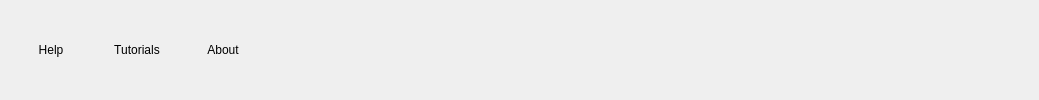
    <widget class="QWidget" name="helpTab">
     <attribute name="title">
      <string>Help</string>
     </attribute>
     <layout class="QGridLayout" name="gridLayout_13">
      <item row="0" column="0">
       <widget class="QToolButton" name="helpButton">
        <property name="sizePolicy">
         <sizepolicy hsizetype="Preferred" vsizetype="Preferred">
          <horstretch>0</horstretch>
          <verstretch>0</verstretch>
         </sizepolicy>
        </property>
        <property name="minimumSize">
         <size>
          <width>80</width>
          <height>60</height>
         </size>
        </property>
        <property name="maximumSize">
         <size>
          <width>80</width>
          <height>64</height>
         </size>
        </property>
        <property name="text">
         <string>Help</string>
        </property>
        <property name="icon">
         <iconset resource="../share/icons/icons.qrc">
          <normaloff>:/icons/system-help.png</normaloff>:/icons/system-help.png</iconset>
        </property>
        <property name="iconSize">
         <size>
          <width>30</width>
          <height>30</height>
         </size>
        </property>
        <property name="toolButtonStyle">
         <enum>Qt::ToolButtonTextUnderIcon</enum>
        </property>
        <property name="autoRaise">
         <bool>true</bool>
        </property>
       </widget>
      </item>
      <item row="0" column="1">
       <widget class="QToolButton" name="tutorialsButton">
        <property name="sizePolicy">
         <sizepolicy hsizetype="Preferred" vsizetype="Preferred">
          <horstretch>0</horstretch>
          <verstretch>0</verstretch>
         </sizepolicy>
        </property>
        <property name="minimumSize">
         <size>
          <width>80</width>
          <height>60</height>
         </size>
        </property>
        <property name="maximumSize">
         <size>
          <width>80</width>
          <height>64</height>
         </size>
        </property>
        <property name="text">
         <string>Tutorials</string>
        </property>
        <property name="icon">
         <iconset resource="../share/icons/icons.qrc">
          <normaloff>:/icons/applications-education.png</normaloff>:/icons/applications-education.png</iconset>
        </property>
        <property name="iconSize">
         <size>
          <width>30</width>
          <height>30</height>
         </size>
        </property>
        <property name="toolButtonStyle">
         <enum>Qt::ToolButtonTextUnderIcon</enum>
        </property>
        <property name="autoRaise">
         <bool>true</bool>
        </property>
       </widget>
      </item>
      <item row="0" column="2">
       <widget class="QToolButton" name="aboutButton">
        <property name="sizePolicy">
         <sizepolicy hsizetype="Preferred" vsizetype="Preferred">
          <horstretch>0</horstretch>
          <verstretch>0</verstretch>
         </sizepolicy>
        </property>
        <property name="minimumSize">
         <size>
          <width>80</width>
          <height>60</height>
         </size>
        </property>
        <property name="maximumSize">
         <size>
          <width>80</width>
          <height>64</height>
         </size>
        </property>
        <property name="text">
         <string>About</string>
        </property>
        <property name="icon">
         <iconset resource="../share/icons/icons.qrc">
          <normaloff>:/icons/help.png</normaloff>:/icons/help.png</iconset>
        </property>
        <property name="iconSize">
         <size>
          <width>25</width>
          <height>25</height>
         </size>
        </property>
        <property name="toolButtonStyle">
         <enum>Qt::ToolButtonTextUnderIcon</enum>
        </property>
        <property name="autoRaise">
         <bool>true</bool>
        </property>
       </widget>
      </item>
      <item row="0" column="3">
       <spacer name="horizontalSpacer_12">
        <property name="orientation">
         <enum>Qt::Horizontal</enum>
        </property>
        <property name="sizeHint" stdset="0">
         <size>
          <width>765</width>
          <height>20</height>
         </size>
        </property>
       </spacer>
      </item>
     </layout>
    </widget>
